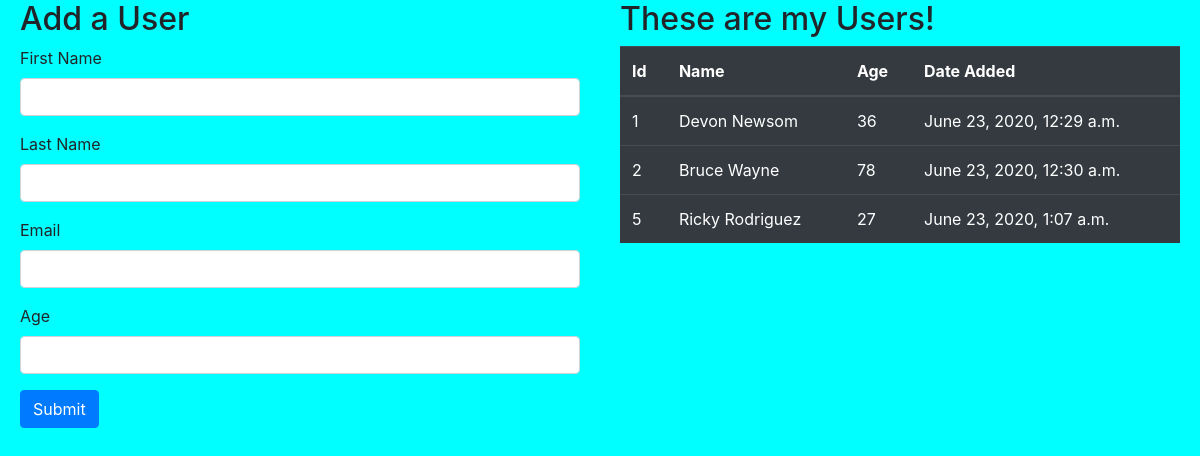
The page / on the database its author committed.
### home/models.py (models this page shows)
class User(models.Model):
    first_name = models.CharField(max_length=255)
    last_name = models.CharField(max_length=255)
    email = models.EmailField(unique=True)
    age = models.IntegerField(null=True)
    created_at = models.DateTimeField(auto_now_add=True)
    updated_at = models.DateTimeField(auto_now=True)
    def __str__(self):
        return f"{self.first_name} {self.last_name}"

### home/views.py (the view)
# urls.py: path('', views.index),
def index(request):
    context = {
        'users': User.objects.all()
    }
    return render(request, 'index.html', context)

### home/templates/index.html (shortened to what this page needs)
<!DOCTYPE html>
<html lang="en">
<head>
    <link href="https://stackpath.bootstrapcdn.com/bootstrap/4.5.0/css/bootstrap.min.css" rel="stylesheet">
    {% load static %}
    <link rel="stylesheet" href="{% static 'style.css' %}">
</head>
<body>
    <section>
        <h2>Add a User</h2>
        <form action="/create" method="post">
            <div class="form-group">
                <label for="first_name">First Name</label>
                <input type="text" name="first_name" id="first_name" class="form-control">
            </div>
            <div class="form-group">
                <label for="last_name">Last Name</label>
                <input type="text" name="last_name" id="last_name" class="form-control">
            </div>
            <div class="form-group">
                <label for="email">Email</label>
                <input type="email" name="email" id="email" class="form-control">
            </div>
            <div class="form-group">
                <label for="age">Age</label>
                <input type="number" name="age" id="age" class="form-control">
            </div>
            <button class="btn btn-primary">Submit</button>
        </form>
    </section>
    <section>
        <h2>These are my Users!</h2>
        <table class="table table-dark">
            <thead>
                <tr>
                    <th>Id</th>
                    <th>Name</th>
                    <th>Age</th>
                    <th>Date Added</th>
                </tr>
            </thead>
            <tbody>
                {% for user in users %}
                <tr>
                    <td>{{ user.id }}</td>
                    <td>{{ user }}</td>
                    <td>{{ user.age }}</td>
                    <td>{{ user.created_at }}</td>
                </tr>
                {% endfor %}
            </tbody>
        </table>
    </section>
</body>
</html>

### home/static/style.css (style rules this page uses)
body { background-color: aqua; display: flex; justify-content: space-between; }
section { width: 50%; margin: 0 20px; }

### rows shown on the page
User: id "1", first_name+last_name "Devon Newsom", age "36", created_at "June 23, 2020, 12:29 a.m."
User: id "2", first_name+last_name "Bruce Wayne", age "78", created_at "June 23, 2020, 12:30 a.m."
User: id "5", first_name+last_name "Ricky Rodriguez", age "27", created_at "June 23, 2020, 1:07 a.m."
